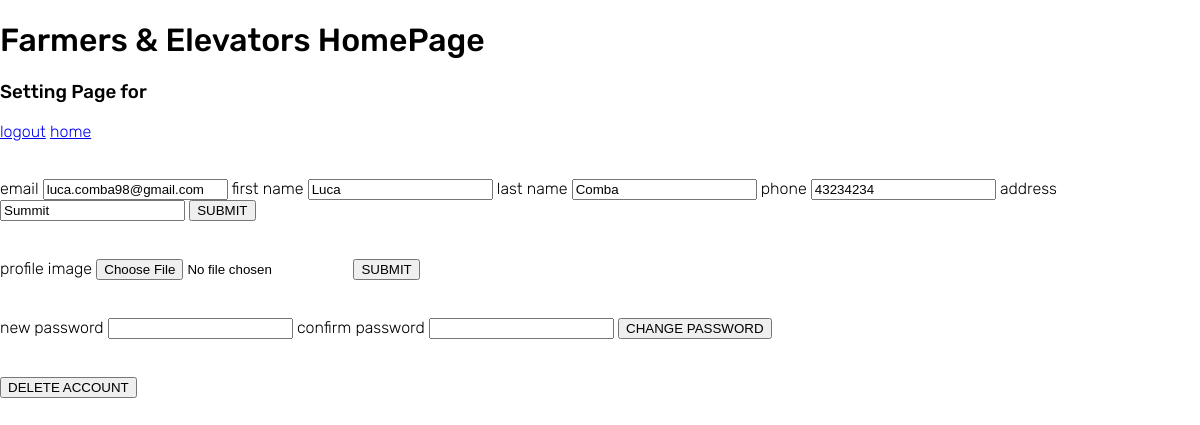
The app's page /settings-elevator (signed in) with its own data.
### tables this page shows
CREATE TABLE farmers(name varchar(20), lastname varchar(20), username varchar(20), email varchar(255), password varchar(50), profile_image blob, farmer_id int, address text, phone int, status boolean);

### app.py (the view)
@app.route('/settings-elevator')
def settings_elevator():
    if 'username' in session:
        if session["elevator"] == True:
            try:
                con = lite.connect('base.db')
                cur = con.cursor()
                cur.execute(f"""SELECT email, primary_contact, phone, address
                from elevators WHERE elevator_id='{session['user_id']}';""")
                result = cur.fetchone()
                result = ['' if x is None else x for x in result]
                cur.close()
                return render_template('settings-elevator.html', result=result)
            except lite.Error as error:
                return "Failed: "+str(error)
            finally:
                if (con):
                    con.close()
        else: # Farmer
            try:
                con = lite.connect('base.db')
                cur = con.cursor()
                cur.execute(f"""SELECT email, name, lastname, phone, address
                from farmers WHERE farmer_id='{session['user_id']}';""")
                result = cur.fetchone()
                result = ['' if x is None else x for x in result]
                cur.close()
                return render_template('settings-farmer.html', result=result)
            except lite.Error as error:
                return "Failed: "+str(error)
            finally:
                if (con):
                    con.close()
    else:
        return redirect("/", code=302)

### templates/settings-farmer.html (shortened to what this page needs)
<!doctype html>
<head>
  <link rel= "stylesheet" type= "text/css" href= "{{ url_for('static', filename='main.css') }}">
</head>
<h1>Farmers & Elevators HomePage</h1>
<nav>
  <h3>Setting Page for {{username}}</h3>
  <a href="/logout">logout</a>
  <a href="/home">home</a>
</nav>
<form action="/change-profile-information" method="POST">
  <label>email</label>
  <input type="email" name="email" value={{result[0]}}>
  <label>first name</label>
  <input type="text" name="first_name" value={{result[1]}}>
  <label>last name</label>
  <input type="text" name="last_name" value={{result[2]}}>
  <label>phone</label>
  <input type="tel" name="phone" value={{result[3]}}>
  <label>address</label>
  <input type="text" name="address" value={{result[4]}}>
  <button type="submit">SUBMIT</button>
</form>
<form action="/change-profile-image" method="POST" enctype="multipart/form-data">
  <label>profile image</label>
  <input type="file" name="image">
  <button type="submit">SUBMIT</button>
</form>
<form action="/change-password" method="POST">
  <label>new password</label>
  <input type="text" name="new_password">
  <label>confirm password</label>
  <input type="text" name="confirm_password">
  <button type="submit">CHANGE PASSWORD</button>
</form>
<form action="/delete-account">
  <button type="submit">DELETE ACCOUNT</button>
</form>

### static/css/main.css (style rules this page uses)
h1, h2, h3, h4, h5, h6 { font-family: 'Rubik', sans-serif; font-weight: 500; }

### records on screen
farmers: email "luca.comba98@gmail.com", first_name "Luca", last_name "Comba", phone "43234234", address "Summit"
